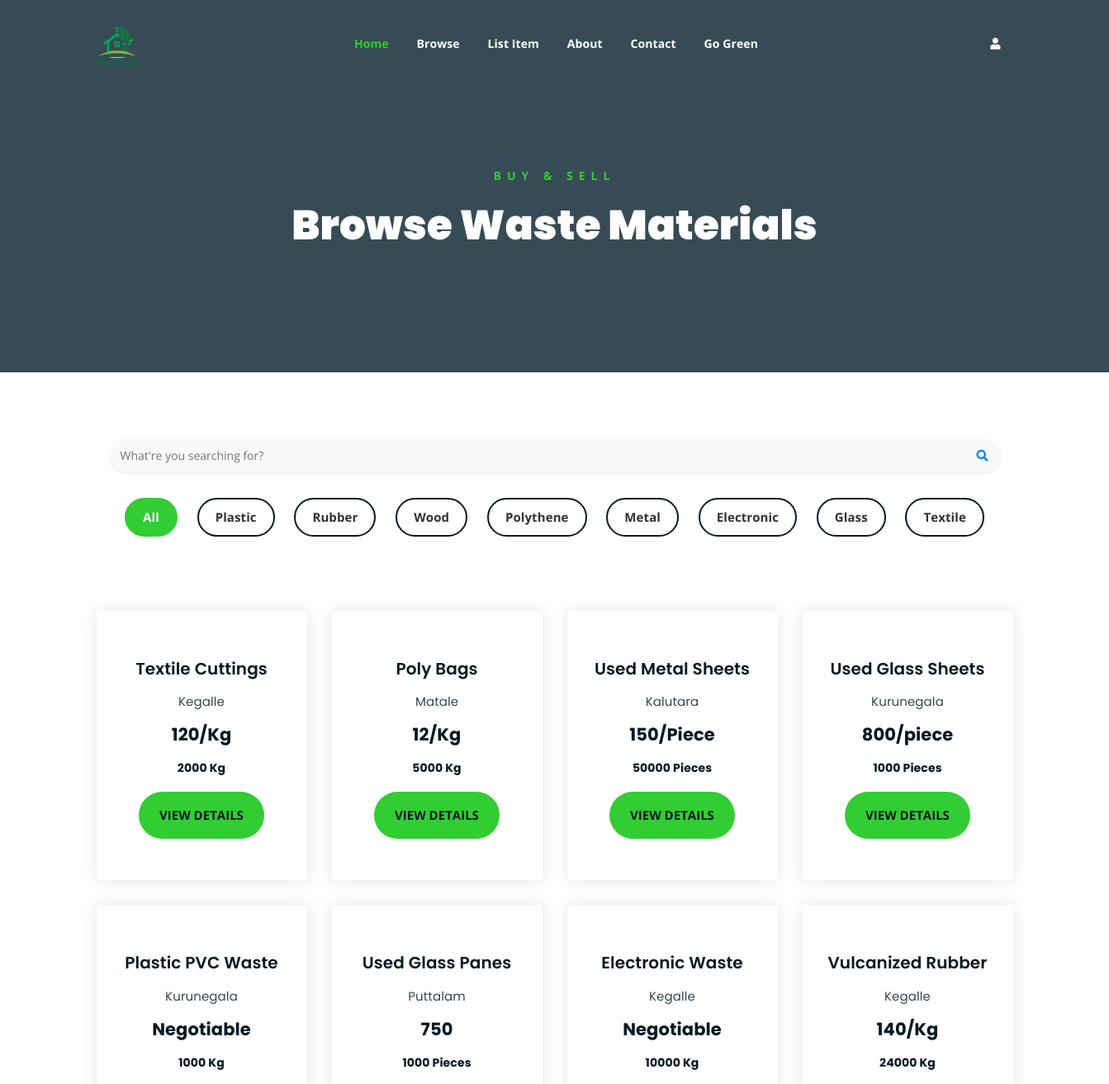
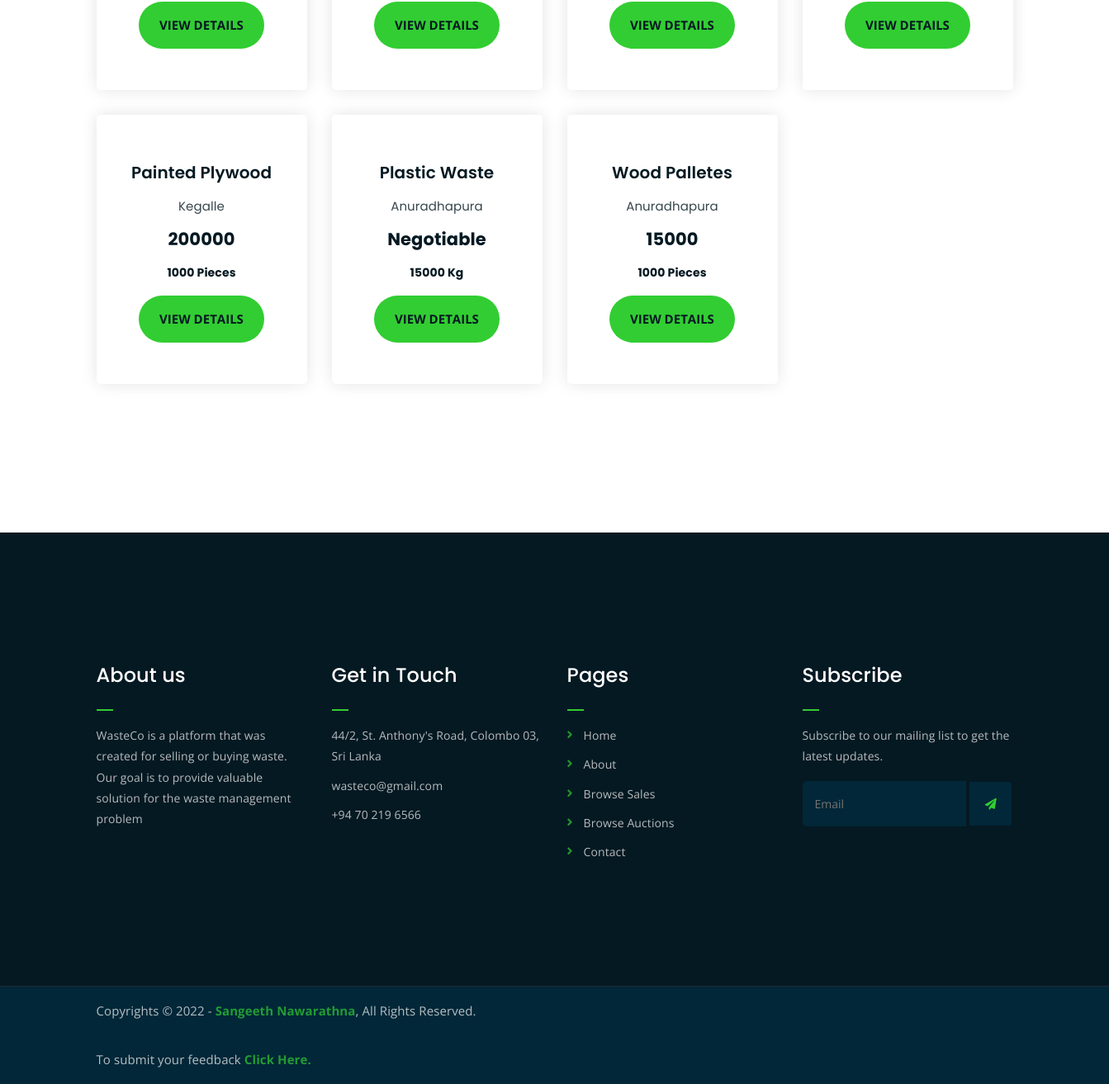
The app's page /browseSale.php with its own data (2 pictures, top to bottom).
### tables this page shows
CREATE TABLE `sellp` (
  `sellID` int(11) NOT NULL,
  `date` date DEFAULT NULL,
  `title` varchar(30) NOT NULL,
  `type` varchar(20) NOT NULL,
  `qty` varchar(12) DEFAULT NULL,
  `image` varchar(100) DEFAULT NULL,
  `detail` varchar(1000) DEFAULT NULL,
  `location` varchar(50) DEFAULT NULL,
  `email` varchar(50) NOT NULL,
  `sellerID` int(11) DEFAULT NULL,
  `sellerName` varchar(50) DEFAULT NULL,
  `price` varchar(11) DEFAULT NULL,
  `contact` int(15) NOT NULL,
  `status` varchar(10) NOT NULL
);

### sellComponent.php (the view, shortened to what this page needs)
<?php
function sellComponent($productName, $productPrice, $productAmount, $productImage, $productType, $productLocation, $prodcutID)
{
    $element = "
        <div class=\"col-lg-3 col-md-6 text-center $productType\">
                <form action=\"productDescSale.php\" method=\"post\">
                    <div class=\"single-product-item\">
                        <div class=\"product-image\">
                           <img src=\"$productImage\" alt=\"\">
                        </div>
                        <h3>$productName</h3>
                        <p class=\"product-price\"><span>$productLocation</span></p>
                        <h4 class=\"product-price\"> $productPrice</h4>
                        <h6 class=\"product-price\"> $productAmount </h6>
                        <input type='hidden' name='sellID' value='$prodcutID'>
                        <input class=\"button\" type=\"submit\" name=\"addlist\" value=\"View Details\">
                    </div>
                </form>
            </div>
    ";
    echo $element;
}

### templates/sellproducts.php (shortened to what this page needs)
<?php
require_once('sellComponent.php');
?>
<div class="product-section mt-80 mb-150">
    <div class="container">
        <div class="container">
            <form action="" method="post">
                <div class="p-1 bg-light rounded rounded-pill shadow-sm mb-4">
                    <div class="input-group">
                        <input type="search" placeholder="What're you searching for?" aria-describedby="button-addon1"
                               class="form-control border-0 bg-light" name="itemSearch">
                        <div class="input-group-append">
                            <button id="button-addon1" type="submit" class="btn btn-link text-primary" name="search"><i
                                        class="fa fa-search"></i></button>
                        </div>
                    </div>
                </div>
            </form>
        </div>
        <div class="row">
            <div class="col-md-12">
                <div class="product-filters">
                    <ul>
                        <li class="active" data-filter="*">All</li>
                        <li data-filter=".plastic">Plastic</li>
                        <li data-filter=".rubber">Rubber</li>
                        <li data-filter=".wood">Wood</li>
                        <li data-filter=".polythene">Polythene</li>
                        <li data-filter=".metal">Metal</li>
                        <li data-filter=".electronic">Electronic</li>
                        <li data-filter=".glass">Glass</li>
                        <li data-filter=".textile">Textile</li>
                    </ul>
                </div>
            </div>
        </div>
        <div class="row product-lists">
            <?php
            if (isset($_POST['search'])) {
                $name = $_POST['itemSearch'];
                $con = mysqli_connect("localhost:3306", "root", "", "wasteco");
                $sql = "SELECT * FROM sellp WHERE title LIKE '$name%'";
                $query_run = mysqli_query($con, $sql);
                while ($row = mysqli_fetch_assoc($query_run)) {
                    if ($row['status'] == 'open') {
                        $image = "productImages/" . $row['image'];
                        $_SESSION['sellID'] = $row['sellID'];
                        sellComponent($row['title'], $row['price'], $row['qty'], $image, $row['type'], $row['location'], $row['sellID']);
                    }
                }
            } else {
                $con = mysqli_connect("localhost:3306", "root", "", "wasteco");
                $sql = "SELECT * FROM sellp ORDER BY sellID DESC ";
                $query_run = mysqli_query($con, $sql);
                while ($row = mysqli_fetch_assoc($query_run)) {
                    if ($row['status'] == 'open') {
                        $image = "productImages/" . $row['image'];
                        sellComponent($row['title'], $row['price'], $row['qty'], $image, $row['type'], $row['location'], $row['sellID']);
                    }
                }
            }
            ?>
        </div>
    </div>
</div>

### assets/css/main.css (style rules this page uses)
html { font-size: 14px; font-weight: 400; line-height: 28px; height: 100%; }
body { font-family: "Open Sans", sans-serif; font-weight: 400; font-size: 1rem; letter-spacing: 0.1px; line-height: 1.8; color: #7CFC00; overflow-x: hidden; }
h1, .h1, h2, .h2, h3, .h3, h4, .h4, h5, .h5, h6, .h6 { font-family: "Poppins", sans-serif; font-weight: 700; margin: 0 0 1.25rem 0; color: #051922; }
h3, .h3 { font-size: 2rem; font-weight: 700; line-height: 2.25rem; }
h4, .h4 { font-size: 1.5rem; font-weight: 700; line-height: 1.75rem; }
h6, .h6 { font-size: 1rem; font-weight: 700; line-height: 1.5rem; }
p { font-family: "Open Sans", sans-serif; font-weight: 400; font-size: 1rem; letter-spacing: 0.1px; line-height: 1.8; color: #051922; margin: 0 0 1.25rem 0; }
.mt-80 { margin-top: 80px; }
.mb-150 { margin-bottom: 150px; }
input[type="submit"] { -webkit-transition: 0.3s; -o-transition: 0.3s; transition: 0.3s; border-radius: 50px !important; }
.single-product-item { -webkit-transition: 0.3s; -o-transition: 0.3s; transition: 0.3s; }
html, body { height: 100%; }
input[type="submit"] { background-color: #32CD32; color: #051922; font-weight: 700; text-transform: uppercase; font-size: 15px; border: none !important; cursor: pointer; padding: 15px 25px; border-radius: 3px; }
.product-filters { margin-bottom: 80px; }
.product-filters ul { margin: 0; padding: 0; list-style: none; text-align: center; }
.product-filters ul li { display: inline-block; font-weight: 700; font-size: 15px; margin: 10px; border: 2px solid #051922; color: #323232; cursor: pointer; padding: 8px 20px; border-radius: 25px; }
.product-filters ul li.active { border: 2px solid #32CD32; background-color: #32CD32; color: #fff; }
.single-product-item { margin-bottom: 30px; }
.product-image { padding: 30px; padding-bottom: 0; }
.single-product-item h3 { font-size: 20px; font-weight: 600; margin-bottom: 10px; }
p.product-price { font-family: 'Poppins', sans-serif; font-size: 30px; font-weight: 700; margin-bottom: 15px; }
p.product-price span { display: block; opacity: 0.8; font-size: 15px; font-weight: 400; }
.single-product-item { -webkit-box-shadow: 0 0 20px #e4e4e4; box-shadow: 0 0 20px #e4e4e4; padding-bottom: 50px; border-radius: 5px; }

### records on screen
sellp: title "Textile Cuttings", location "Kegalle", price "120/Kg", qty "2000 Kg"
sellp: title "Poly Bags", location "Matale", price "12/Kg", qty "5000 Kg"
sellp: title "Used Metal Sheets", location "Kalutara", price "150/Piece", qty "50000 Pieces"
sellp: title "Used Glass Sheets", location "Kurunegala", price "800/piece", qty "1000 Pieces"
sellp: title "Plastic PVC Waste", location "Kurunegala", price "Negotiable", qty "1000 Kg"
sellp: title "Used Glass Panes", location "Puttalam", price "750", qty "1000 Pieces"
sellp: title "Electronic Waste", location "Kegalle", price "Negotiable", qty "10000 Kg"
sellp: title "Vulcanized Rubber", location "Kegalle", price "140/Kg", qty "24000 Kg"
sellp: title "Painted Plywood", location "Kegalle", price "200000", qty "1000 Pieces"
sellp: title "Plastic Waste", location "Anuradhapura", price "Negotiable", qty "15000 Kg"
sellp: title "Wood Palletes", location "Anuradhapura", price "15000", qty "1000 Pieces"
